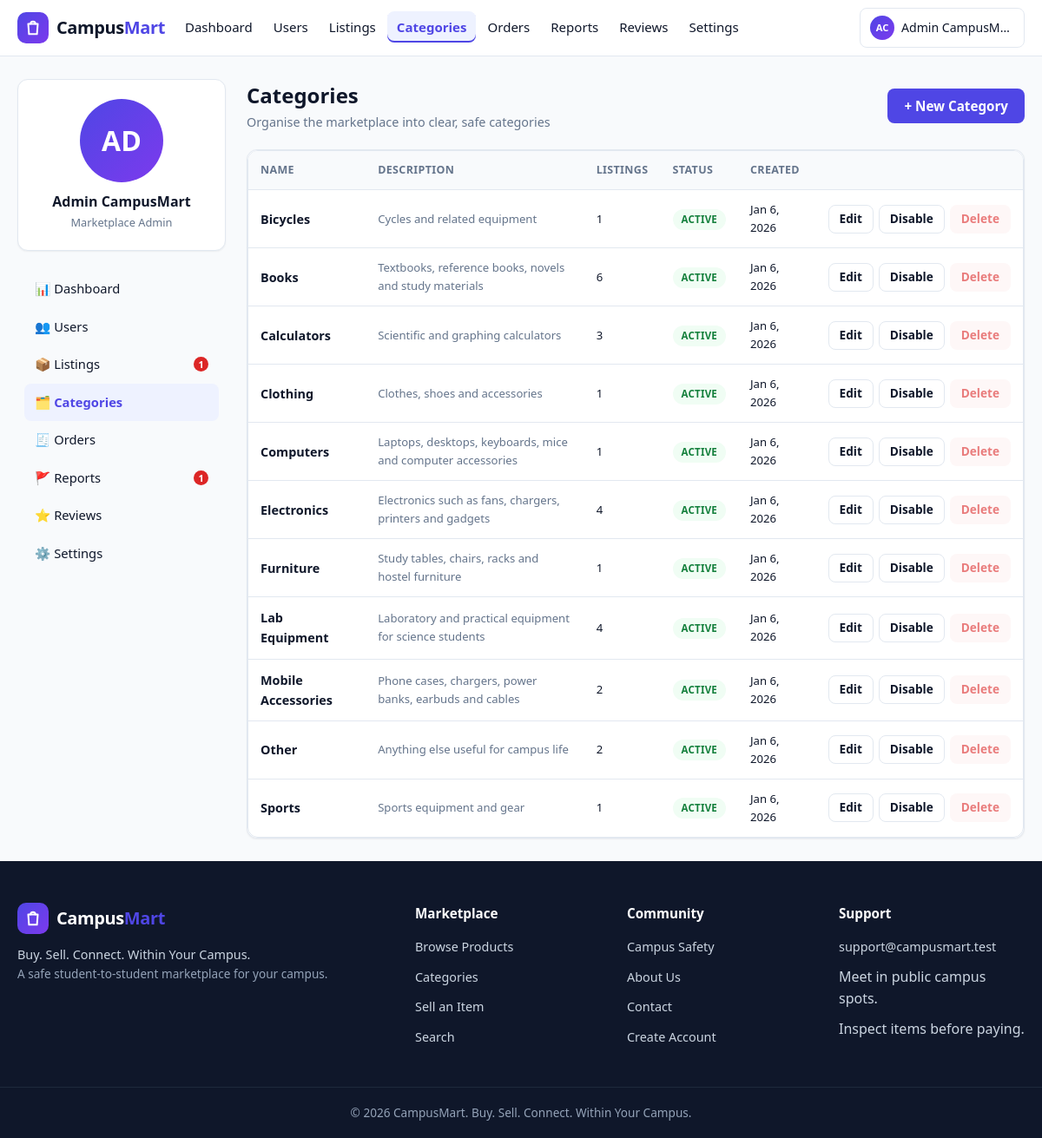
Screenshot of /admin/categories.php (signed in) with the database file from the repository.
### tables this page shows
CREATE TABLE users (
  id INT UNSIGNED NOT NULL AUTO_INCREMENT,
  full_name VARCHAR(100) NOT NULL,
  student_id VARCHAR(30) NOT NULL,
  email VARCHAR(150) NOT NULL,
  phone VARCHAR(20) DEFAULT NULL,
  password_hash VARCHAR(255) NOT NULL,
  department VARCHAR(100) DEFAULT NULL,
  batch VARCHAR(30) DEFAULT NULL,
  hall VARCHAR(100) DEFAULT NULL,
  profile_image VARCHAR(255) DEFAULT NULL,
  role ENUM('student','admin') NOT NULL DEFAULT 'student',
  status ENUM('active','suspended') NOT NULL DEFAULT 'active',
  is_verified TINYINT(1) NOT NULL DEFAULT 0,
  created_at DATETIME NOT NULL DEFAULT CURRENT_TIMESTAMP,
  updated_at DATETIME NOT NULL DEFAULT CURRENT_TIMESTAMP ON UPDATE CURRENT_TIMESTAMP,
  PRIMARY KEY (id),
  UNIQUE KEY uq_users_student_id (student_id),
  UNIQUE KEY uq_users_email (email),
  KEY idx_users_status (status),
  KEY idx_users_role (role)
);

CREATE TABLE categories (
  id INT UNSIGNED NOT NULL AUTO_INCREMENT,
  name VARCHAR(100) NOT NULL,
  description VARCHAR(255) DEFAULT NULL,
  status ENUM('active','disabled') NOT NULL DEFAULT 'active',
  created_at DATETIME NOT NULL DEFAULT CURRENT_TIMESTAMP,
  updated_at DATETIME NOT NULL DEFAULT CURRENT_TIMESTAMP ON UPDATE CURRENT_TIMESTAMP,
  PRIMARY KEY (id),
  UNIQUE KEY uq_categories_name (name)
);

### includes/functions.php (called while the page is built, shortened)
<?php
function db(): PDO
{
    static $pdo = null;
    if ($pdo === null) {
        try {
            $dsn = 'mysql:host=' . DB_HOST . ';dbname=' . DB_NAME . ';charset=' . DB_CHARSET;
            $pdo = new PDO($dsn, DB_USER, DB_PASS, [
                PDO::ATTR_ERRMODE            => PDO::ERRMODE_EXCEPTION,
                PDO::ATTR_DEFAULT_FETCH_MODE => PDO::FETCH_ASSOC,
                PDO::ATTR_EMULATE_PREPARES   => false,
            ]);
        } catch (PDOException $e) {
            http_response_code(500);
            require BASE_PATH . '/404.php';
            exit('Database connection failed.');
        }
    }
    return $pdo;
}
function e(mixed $value): string
{
    return htmlspecialchars((string)$value, ENT_QUOTES, 'UTF-8');
}
function is_logged_in(): bool
{
    return !empty($_SESSION['user_id']);
}
function current_user(): ?array
{
    static $user = null;
    if ($user === null) {
        $st = db()->prepare('SELECT * FROM users WHERE id = ?');
        $st->execute([(int)$_SESSION['user_id']]);
        $user = $st->fetch() ?: null;
    }
    return $user;
}
function is_admin(): bool
{
    $user = current_user();
    return $user !== null && $user['role'] === 'admin';
}
function require_admin(): void
{
    if (!is_admin()) {
        if (!is_logged_in()) {
            set_flash('error', 'Please log in to continue.');
            redirect('login.php');
        }
        http_response_code(403);
        set_flash('error', 'You do not have permission to access that page.');
        redirect('../index.php');
    }
}

### includes/admin-auth.php (called while the page is built, shortened)
<?php
require_admin();

### admin/categories.php (the view, shortened to what this page needs)
<?php
require_once __DIR__ . '/../includes/admin-auth.php';
$pdo = db();
$categories = $pdo->query(
    "SELECT c.*, (SELECT COUNT(*) FROM products p WHERE p.category_id = c.id) AS product_count
     FROM categories c ORDER BY c.name ASC"
)->fetchAll();
$activeNav = 'categories';
require __DIR__ . '/../includes/header.php';
?>
<div class="dash-wrap">
  <?php require __DIR__ . '/_sidebar.php'; ?>
  <main class="dash-main">
    <div class="dash-header">
      <div>
        <h1>Categories</h1>
        <div class="sub">Organise the marketplace into clear, safe categories</div>
      </div>
      <button type="button" class="btn btn-primary" data-open-modal="createModal">+ New Category</button>
    </div>
    <div class="card table-card">
      <div class="table-wrap">
        <table class="table">
          <thead>
            <tr>
              <th>Name</th>
              <th>Description</th>
              <th>Listings</th>
              <th>Status</th>
              <th>Created</th>
              <th></th>
            </tr>
          </thead>
          <tbody>
            <?php foreach ($categories as $c): ?>
              <tr>
                <td><strong><?= e($c['name']) ?></strong></td>
                <td class="text-small text-muted"><?= e($c['description'] ?? '-') ?></td>
                <td class="text-small"><?= (int)$c['product_count'] ?></td>
                <td>
                  <span class="badge badge-<?= $c['status'] === 'active' ? 'success' : 'muted' ?>"><?= e(ucfirst($c['status'])) ?></span>
                </td>
                <td class="text-small"><?= e(date('M j, Y', strtotime($c['created_at']))) ?></td>
                <td>
                  <div class="flex" style="gap:6px; justify-content:flex-end;">
                    <button type="button" class="btn btn-ghost btn-sm" data-open-modal="editModal<?= (int)$c['id'] ?>">Edit</button>
                    <form method="post" action="categories.php" style="display:inline;">
                      <button class="btn btn-ghost btn-sm" type="submit"><?= $c['status'] === 'active' ? 'Disable' : 'Enable' ?></button>
                    </form>
                    <?php if ((int)$c['product_count'] === 0): ?>
                      <form method="post" action="categories.php" style="display:inline;">
                        <?= csrf_field() ?>
                        <input type="hidden" name="action" value="delete">
                        <input type="hidden" name="category_id" value="<?= (int)$c['id'] ?>">
                        <button class="btn btn-danger-soft btn-sm" type="submit" data-confirm-dangerous data-confirm="Delete the category &quot;<?= e($c['name']) ?>&quot; permanently?">Delete</button>
                      </form>
                    <?php else: ?>
                      <button class="btn btn-danger-soft btn-sm" type="button" disabled title="Cannot delete: <?= (int)$c['product_count'] ?> listing(s) use this category.">Delete</button>
                    <?php endif; ?>
                  </div>
                </td>
              </tr>
            <?php endforeach; ?>
          </tbody>
        </table>
      </div>
    </div>
  </main>
</div>
<?php require __DIR__ . '/../includes/footer.php'; ?>

### includes/navbar.php (shortened to what this page needs)
<?php
$navUser = current_user();
$navScript = basename($_SERVER['SCRIPT_NAME'] ?? '');
$navDir = basename(dirname($_SERVER['SCRIPT_NAME'] ?? ''));
if ($navDir === 'admin') {
    $navActive = $navScript;
}
function nav_active(string $key, string $current): string
{
    return $current === $key ? ' class="active"' : '';
}
function nav_initials(array $user): string
{
    $words = preg_split('/\s+/', trim($user['full_name']));
    $initials = '';
    foreach (array_slice($words ?: [], 0, 2) as $w) {
        $initials .= mb_substr($w, 0, 1);
    }
    return strtoupper($initials ?: 'U');
}
?>
<header class="navbar">
  <div class="nav-container">
    <a class="navbar-brand" href="<?= e(APP_BASE_URL . '/index.php') ?>">
      <span class="brand-mark" aria-hidden="true">
        <svg viewBox="0 0 24 24" fill="none" stroke="currentColor" stroke-width="2.2" stroke-linecap="round" stroke-linejoin="round" width="22" height="22">
          <path d="M6 7h12l-1 13H7L6 7z"/>
          <path d="M9 7a3 3 0 0 1 6 0"/>
        </svg>
      </span>
      <span class="brand-name">Campus<em>Mart</em></span>
    </a>
    <nav class="nav-links" id="navLinks" aria-label="Main navigation">
      <ul class="nav-menu">
        <?php if ($navUser && $navUser['role'] === 'admin'): ?>
          <li><a href="<?= e(APP_BASE_URL . '/admin/dashboard.php') ?>"<?= nav_active('dashboard.php', $navActive) ?>>Dashboard</a></li>
          <li><a href="<?= e(APP_BASE_URL . '/admin/users.php') ?>"<?= nav_active('users.php', $navActive) ?>>Users</a></li>
          <li><a href="<?= e(APP_BASE_URL . '/admin/products.php') ?>"<?= nav_active('products.php', $navActive) ?>>Listings</a></li>
          <li><a href="<?= e(APP_BASE_URL . '/admin/categories.php') ?>"<?= nav_active('categories.php', $navActive) ?>>Categories</a></li>
          <li><a href="<?= e(APP_BASE_URL . '/admin/orders.php') ?>"<?= nav_active('orders.php', $navActive) ?>>Orders</a></li>
          <li><a href="<?= e(APP_BASE_URL . '/admin/reports.php') ?>"<?= nav_active('reports.php', $navActive) ?>>Reports</a></li>
          <li><a href="<?= e(APP_BASE_URL . '/admin/reviews.php') ?>"<?= nav_active('reviews.php', $navActive) ?>>Reviews</a></li>
          <li><a href="<?= e(APP_BASE_URL . '/admin/settings.php') ?>"<?= nav_active('settings.php', $navActive) ?>>Settings</a></li>
        <?php endif; ?>
      </ul>
      <ul class="nav-actions">
        <?php if (!$navUser): ?>
          <li><a class="btn btn-ghost btn-sm" href="<?= e(APP_BASE_URL . '/login.php') ?>">Login</a></li>
          <li><a class="btn btn-primary btn-sm" href="<?= e(APP_BASE_URL . '/register.php') ?>">Register</a></li>
        <?php else: ?>
          <li class="nav-user">
            <a class="user-chip" href="<?= e(APP_BASE_URL . ($navUser['role'] === 'admin' ? '/admin/dashboard.php' : '/user/profile.php')) ?>">
              <span class="avatar avatar-xs" data-initials="<?= e(nav_initials($navUser)) ?>"></span>
              <span class="user-name"><?= e($navUser['full_name']) ?></span>
            </a>
          </li>
        <?php endif; ?>
      </ul>
    </nav>
  </div>
</header>

### admin/_sidebar.php (shortened to what this page needs)
<?php
$admin = current_user();
$pendingListings = (int)db()->query("SELECT COUNT(*) FROM products WHERE status = 'pending'")->fetchColumn();
$pendingReports = (int)db()->query("SELECT COUNT(*) FROM reports WHERE status = 'pending'")->fetchColumn();
$navItems = [
    'dashboard'   => ['📊', 'Dashboard', 'dashboard.php'],
    'users'       => ['👥', 'Users', 'users.php'],
    'products'    => ['📦', 'Listings', 'products.php'],
    'categories'  => ['🗂️', 'Categories', 'categories.php'],
    'orders'      => ['🧾', 'Orders', 'orders.php'],
    'reports'     => ['🚩', 'Reports', 'reports.php'],
    'reviews'     => ['⭐', 'Reviews', 'reviews.php'],
    'settings'    => ['⚙️', 'Settings', 'settings.php'],
];
?>
<aside class="dash-side">
  <div class="card dash-profile">
    <span class="avatar avatar-lg" data-initials="<?= e(strtoupper(substr($admin['full_name'], 0, 2))) ?>">
    </span>
    <div class="name"><?= e($admin['full_name']) ?></div>
    <div class="role">Marketplace Admin</div>
  </div>
  <nav class="dash-nav">
    <?php foreach ($navItems as $key => $item): ?>
      <a href="<?= e(APP_BASE_URL . '/admin/' . $item[2]) ?>" class="<?= $activeNav === $key ? 'active' : '' ?>"><?= $item[0] ?> <?= e($item[1]) ?>
        <?php if ($key === 'products' && $pendingListings > 0): ?><span class="nav-badge"><?= (int)$pendingListings ?></span><?php endif; ?>
        <?php if ($key === 'reports' && $pendingReports > 0): ?><span class="nav-badge"><?= (int)$pendingReports ?></span><?php endif; ?>
      </a>
    <?php endforeach; ?>
  </nav>
</aside>

### assets/css/dashboard.css (style rules this page uses)
.dash-wrap { display: flex; gap: 24px; align-items: flex-start; max-width: 1200px; margin: 0 auto; padding: 26px 20px; }
.dash-side { width: 240px; flex-shrink: 0; position: sticky; top: 84px; }
.dash-side .dash-profile { padding: 22px 18px; text-align: center; }
.dash-side .dash-profile .name { font-weight: 700; margin-top: 10px; }
.dash-side .dash-profile .role { font-size: 0.8rem; color: var(--color-text-muted); }
.dash-nav { margin-top: 14px; padding: 8px; }
.dash-nav a { display: flex; align-items: center; gap: 10px; padding: 10px 12px; border-radius: 8px; color: var(--color-text); font-weight: 500; font-size: 0.92rem; }
.dash-nav a.active { background: var(--color-primary-light); color: var(--color-primary); font-weight: 700; }
.dash-nav .nav-badge { margin-left: auto; }
.dash-main { flex: 1; min-width: 0; }
.dash-header { display: flex; align-items: center; justify-content: space-between; gap: 14px; margin-bottom: 20px; flex-wrap: wrap; }
.dash-header h1 { font-size: 1.5rem; }
.dash-header .sub { color: var(--color-text-muted); font-size: 0.9rem; }
.table-card { padding: 0; overflow: hidden; }

### rows the page displays
users: full_name "Admin CampusM…", full_name "Admin CampusMart"
categories: name "Bicycles", description "Cycles and related equipment", product_count "1", status "ACTIVE", created_at "Jan 6, 2026", shows "Disable"
categories: name "Books", description "Textbooks, reference books, novels and study materials", product_count "6", status "ACTIVE", created_at "Jan 6, 2026", shows "Disable"
categories: name "Calculators", description "Scientific and graphing calculators", product_count "3", status "ACTIVE", created_at "Jan 6, 2026", shows "Disable"
categories: name "Clothing", description "Clothes, shoes and accessories", product_count "1", status "ACTIVE", created_at "Jan 6, 2026", shows "Disable"
categories: name "Computers", description "Laptops, desktops, keyboards, mice and computer accessories", product_count "1", status "ACTIVE", created_at "Jan 6, 2026", shows "Disable"
categories: name "Electronics", description "Electronics such as fans, chargers, printers and gadgets", product_count "4", status "ACTIVE", created_at "Jan 6, 2026", shows "Disable"
categories: name "Furniture", description "Study tables, chairs, racks and hostel furniture", product_count "1", status "ACTIVE", created_at "Jan 6, 2026", shows "Disable"
categories: name "Lab Equipment", description "Laboratory and practical equipment for science students", product_count "4", status "ACTIVE", created_at "Jan 6, 2026", shows "Disable"
categories: name "Mobile Accessories", description "Phone cases, chargers, power banks, earbuds and cables", product_count "2", status "ACTIVE", created_at "Jan 6, 2026", shows "Disable"
categories: name "Other", description "Anything else useful for campus life", product_count "2", status "ACTIVE", created_at "Jan 6, 2026", shows "Disable"
categories: name "Sports", description "Sports equipment and gear", product_count "1", status "ACTIVE", created_at "Jan 6, 2026", shows "Disable"

### other values shown
$item[0] "📊"
$item[1] "Dashboard"
$item[0] "👥"
$item[1] "Users"
$item[0] "📦"
$item[1] "Listings"
$pendingListings "1"
$item[0] "🗂️"
$item[1] "Categories"
$item[0] "🧾"
$item[1] "Orders"
$item[0] "🚩"
$item[1] "Reports"
$pendingReports "1"
$item[0] "⭐"
